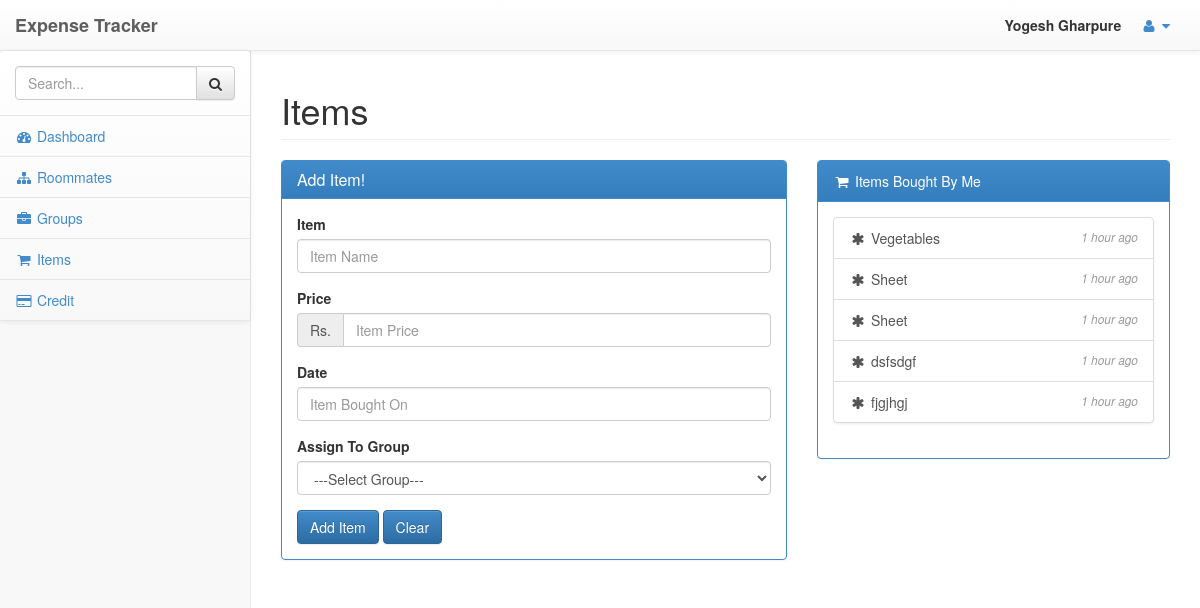
The app's page /administrator/items.php (signed in) with its own data.
### tables this page shows
CREATE TABLE IF NOT EXISTS `kzyitems` (
  `kzy_ItemId` int(10) unsigned NOT NULL AUTO_INCREMENT,
  `kzy_ItemName` varchar(45) NOT NULL,
  `kzy_ItemPrice` double NOT NULL,
  `kzy_ItemBoughtBy` int(10) unsigned NOT NULL,
  `kzy_ItemBoughtOn` datetime NOT NULL,
  `kzy_ItemGroupId` int(10) unsigned NOT NULL,
  PRIMARY KEY (`kzy_ItemId`)
);

### config/db.php (called while the page is built, shortened)
<?php
function getConnection() {
    $conn = mysqli_connect('localhost', 'root', 'horcrux', 'expensetracker');
    return $conn;
}
?>

### administrator/model/itemsModel.php (called while the page is built, shortened)
<?php
require_once $_SERVER['DOCUMENT_ROOT'] . '/ExpenseTracker/config/db.php';
class Items {
    private $itemName;
    function __construct() {
        $this->itemName = "";
    }
    function fillItemInfo($itemId, $itemName, $itemPrice, $itemBoughtOn, $itemBoughtBy, $itemGroupId) {
        $this->itemName = $itemName;
    }
    function get_itemName() {
        return $this->itemName;
    }
}
function getAllItemsByRoommateId($roommateId) {
    $itemsList = array();
    $sql = "SELECT * FROM kzyitems where kzy_ItemBoughtBy=" . $roommateId;
    $query = mysqli_query(getConnection(), $sql);
    while ($row = mysqli_fetch_array($query)) {
        $item = new Items();
        $item->fillItemInfo($row['kzy_ItemId'], $row['kzy_ItemName'], $row['kzy_ItemPrice'], $row['kzy_ItemBoughtOn'], $row['kzy_ItemBoughtBy'], $row['kzy_ItemGroupId']);
        array_push($itemsList, $item);
    }
    return $itemsList;
}
?>

### administrator/items.php (the view, shortened to what this page needs)
<?php
include ('../templates/header.php');
include "./model/itemsModel.php";
$itemsList = getAllItemsByRoommateId($_SESSION['userId']);
?>
<div id="page-wrapper">
    <div class="row">
        <div class="col-lg-12">
            <h1 class="page-header">Items</h1>
        </div>
    </div>
    <div class="row">
        <div class="col-lg-7">
            <div class="panel panel-primary">
                <div class="panel-heading">
                    <h3 class="panel-title">Add Item!</h3>
                </div>
                <div class="panel-body">
                    <fieldset>
                        <form id="addItemForm">
                            <div class="form-group">
                                <label>Item</label>
                                <input type="text" name="kzyItemName" class="form-control" placeholder="Item Name"  />
                            </div>
                            <div class="form-group">
                                <label>Price</label>
                                <div class="form-group input-group">
                                    <span class="input-group-addon">Rs.</span>
                                    <input type="text" name="kzyItemPrice" class="form-control" placeholder="Item Price">
                                </div>
                            </div>
                            <div class="form-group">
                                <label>Date</label>
                                <input type="text" name="kzyItemBoughtOn" class="form-control" placeholder="Item Bought On"  />
                            </div>
                            <div class="form-group">
                                <label>Assign To Group</label>
                                <select class="form-control" name="kzyItemGroup">
                                    <option value="">---Select Group---</option>
                                </select>
                            </div>
                            <input type="button" name="submit" value="Add Item" class="btn btn-primary btn-custom" onclick="addItem(<?php echo $_SESSION['userId']; ?>);"/>
                            <input type="button" name="clear" value="Clear" class="btn btn-primary btn-custom" onclick="clear();"/>
                        </form>
                    </fieldset>
                </div>
            </div>
        </div>
        <div class="col-lg-5">
            <div class="panel panel-primary">
                <div class="panel-heading">
                    <i class="fa fa-shopping-cart fa-fw"></i> Items Bought By Me
                </div>
                <div class="panel-body">
                    <div class="list-group" id="itemTable">
                        <?php
                        foreach ($itemsList as $item) {
                            echo "<a href=\"#\" class=\"list-group-item\">";
                            echo "    <i class=\"fa fa-asterisk fa-fw\"></i> " . $item->get_itemName();
                            echo "    <span class=\"pull-right text-muted small\"><em>1 hour ago</em>";
                            echo "    </span>";
                            echo "</a>";
                        }
                        ?>
                    </div>
                </div>
            </div>
        </div>
    </div>
</div>
<?php include ('../templates/footer.php'); ?>

### css/sb-admin.css (style rules this page uses)
body { padding-top: 100px; background-color: #f8f8f8; }
@media (min-width:768px) { body { padding-top: 50px; } }
#page-wrapper { padding: 0 15px; min-height: 568px; background-color: #fff; }
@media (min-width:768px) { #page-wrapper { position: inherit; margin: 0 0 0 250px; padding: 0 30px; min-height: 1300px; border-left: 1px solid #e7e7e7; } }

### records on screen
kzyitems: kzy_ItemName "Vegetables"
kzyitems: kzy_ItemName "Sheet"
kzyitems: kzy_ItemName "Sheet"
kzyitems: kzy_ItemName "dsfsdgf"
kzyitems: kzy_ItemName "fjgjhgj"

### other values on screen
$usersName "Yogesh Gharpure"
